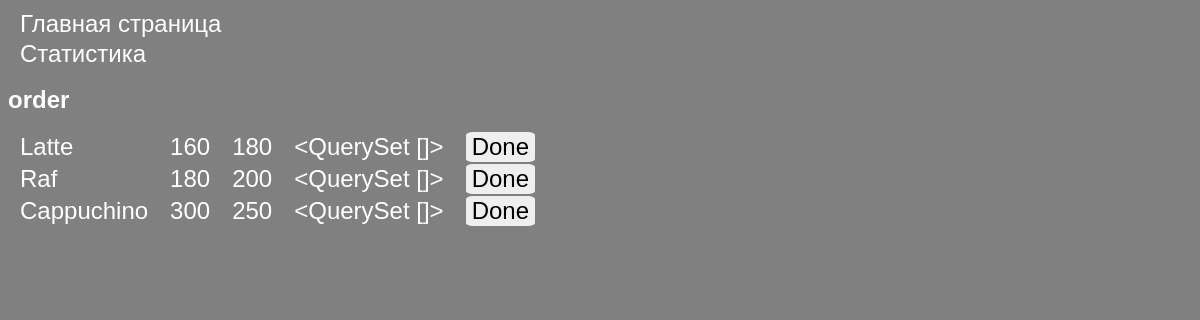
The page / on the database its author committed.
### interfaces/models.py (models this page shows)
class Coffee(models.Model):
    name = models.CharField(max_length=64)
    V = models.IntegerField(blank=False)
    price = models.IntegerField(blank=False)
    coffee_list = models.ManyToManyField('Topping')

### interfaces/views.py (the view)
# urls.py: path('', views.order)
def order(request):
    coffee = Coffee.objects.all()
    coffee_order = Orders.objects.all()
    return render(request, "index.html", {'menu': menu,
                                          'title': 'order',
                                          'client': coffee,
                                          'coffee_order': coffee_order})

### templates/index.html
{%extends 'base.html'%}
{% block content %}
<h1>{{title}}</h1>
<table>
    {% for order in client %}
    <tr>
        <td>{{order.name}}</td>
        <td>{{order.V}}</td>
        <td>{{order.price}}</td>
        <td>{{coffee_order}}</td>
        <td><button>Done</button></td>
    </tr>
    {%endfor%}
</table>
{%endblock%}

### templates/base.html (shortened to what this page needs)
<!DOCTYPE html>
{%load static%}
<html lang="en">
<head>
    <link rel="stylesheet" href="{% static 'css/style.css' %}">
</head>
<body>
{%block mainmenu%}
<table>
    {% for item in menu %}
    <tr>
        <td>{{item}}</td>
    </tr>
    {%endfor%}
</table>
{%endblock mainmenu%}
{% block content%}
{% endblock %}
</body>
</html>

### static/css/style.css (style rules this page uses)
body { background-color: gray; }
* { color: white; font-family: sans-serif; font-size: 24px; }
button { border-radius: 10%; border: none; color: black; }
td { padding: 0 10px; }

### rows shown on the page
Coffee: name "Latte", V "160", price "180", coffee_order "<QuerySet []>"
Coffee: name "Raf", V "180", price "200", coffee_order "<QuerySet []>"
Coffee: name "Cappuchino", V "300", price "250", coffee_order "<QuerySet []>"

### other values the page prints
{{ item }} "Главная страница" "Статистика"
{{ title }} "order"
